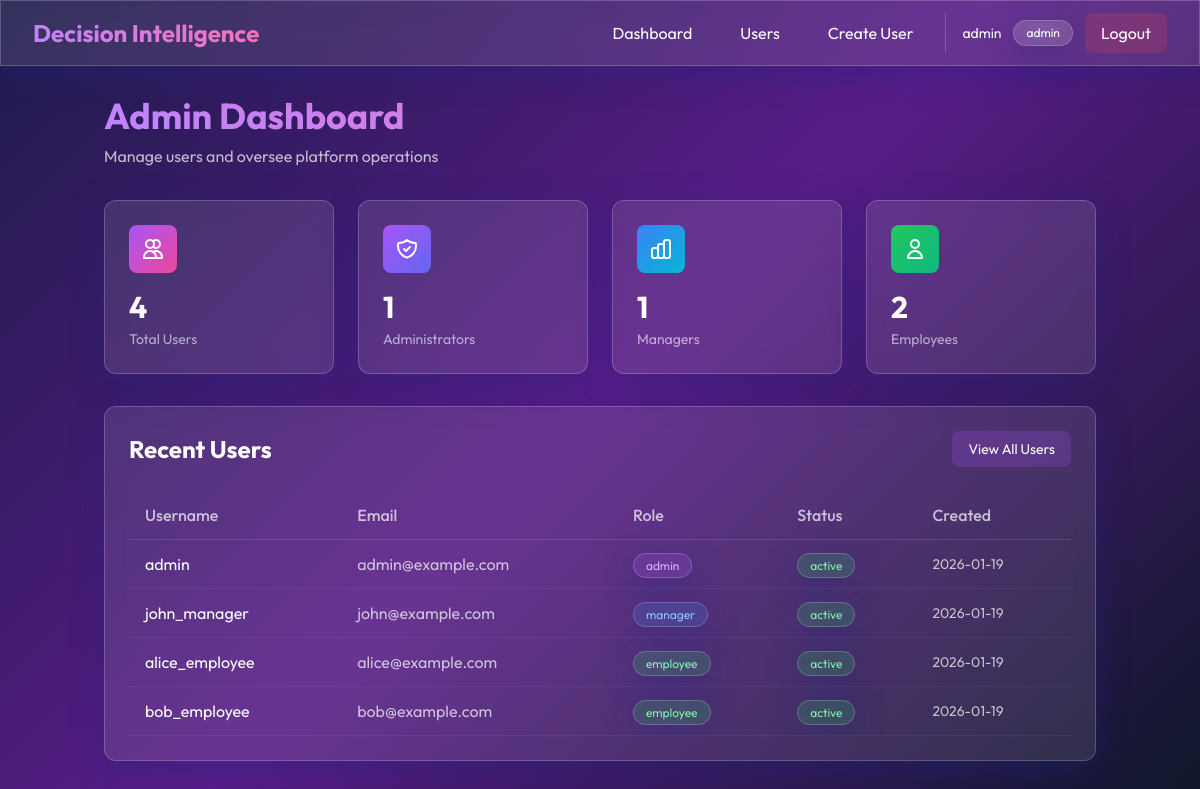
/admin/dashboard (signed in), run on an earlier commit of the app's database.
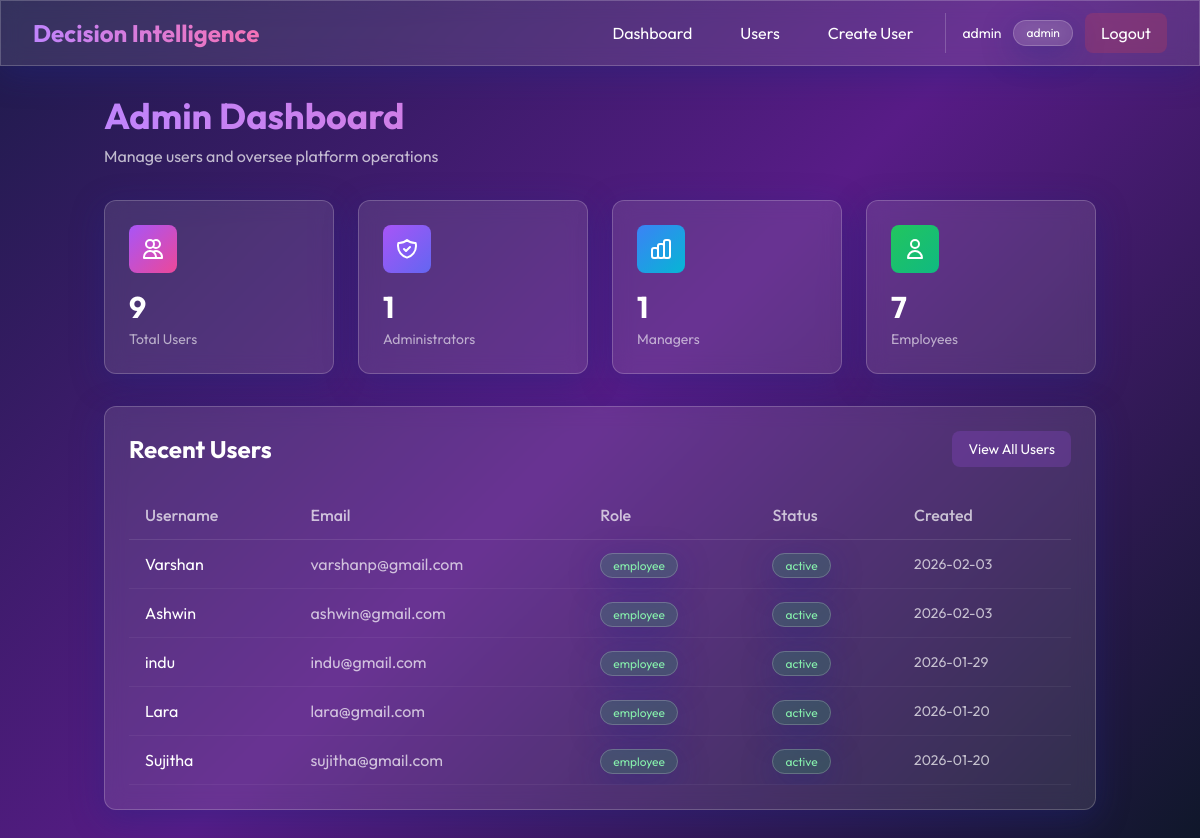
And on a later commit of the database.
### app.py (models this page shows, shortened)
class User(UserMixin, db.Model):
    id = db.Column(db.Integer, primary_key=True)
    username = db.Column(db.String(80), unique=True, nullable=False)
    email = db.Column(db.String(120), unique=True, nullable=False)
    password_hash = db.Column(db.String(200), nullable=False)
    role = db.Column(db.String(20), nullable=False)  # admin, manager, employee
    status = db.Column(db.String(20), default='active')
    created_at = db.Column(db.DateTime, default=datetime.utcnow)
    decisions = db.relationship('Decision', backref='creator', lazy=True)
    alerts = db.relationship('Alert', backref='user', lazy=True)

### app.py (the view)
@app.route('/admin/dashboard')
@login_required
def admin_dashboard():
    if current_user.role != 'admin':
        return redirect(url_for('landing'))
    users = User.query.all()
    total_users = len(users)
    admins = len([u for u in users if u.role == 'admin'])
    managers = len([u for u in users if u.role == 'manager'])
    employees = len([u for u in users if u.role == 'employee'])
    recent_users = User.query.order_by(User.created_at.desc()).limit(5).all()
    return render_template('admin_dashboard.html',
                         total_users=total_users,
                         admins=admins,
                         managers=managers,
                         employees=employees,
                         recent_users=recent_users)

### app.py (called while the page is built)
@login_manager.user_loader
def load_user(user_id):
    return User.query.get(int(user_id))

### templates/admin_dashboard.html (shortened to what the changed rows need)
{% extends "base.html" %}
{% block content %}
<div class="max-w-7xl mx-auto">
    <div class="mb-8 fade-in">
        <h1 class="text-4xl font-bold mb-2 bg-gradient-to-r from-purple-400 to-pink-400 bg-clip-text text-transparent">
        </h1>
    </div>
    <div class="grid grid-cols-1 md:grid-cols-2 lg:grid-cols-4 gap-6 mb-8">
        <div class="glass rounded-xl p-6 hover-lift fade-in" style="animation-delay: 0.1s">
            <div class="flex items-center justify-between mb-4">
                <div
                    class="w-12 h-12 rounded-lg bg-gradient-to-br from-purple-500 to-pink-500 flex items-center justify-center">
                </div>
            </div>
            <h3 class="text-3xl font-bold mb-1">{{ total_users }}</h3>
            <p class="text-white/60 text-sm">Total Users</p>
        </div>
        <div class="glass rounded-xl p-6 hover-lift fade-in" style="animation-delay: 0.4s">
            <div class="flex items-center justify-between mb-4">
                <div
                    class="w-12 h-12 rounded-lg bg-gradient-to-br from-green-500 to-emerald-500 flex items-center justify-center">
                </div>
            </div>
            <h3 class="text-3xl font-bold mb-1">{{ employees }}</h3>
            <p class="text-white/60 text-sm">Employees</p>
        </div>
    </div>
    <div class="glass rounded-xl p-6 fade-in" style="animation-delay: 0.5s">
        <div class="flex items-center justify-between mb-6">
            <h2 class="text-2xl font-bold">Recent Users</h2>
        </div>
        <div class="overflow-x-auto">
            <table class="w-full">
                <thead>
                    <tr class="border-b border-white/10">
                        <th class="text-left py-3 px-4 text-white/70 font-medium">Username</th>
                        <th class="text-left py-3 px-4 text-white/70 font-medium">Email</th>
                        <th class="text-left py-3 px-4 text-white/70 font-medium">Role</th>
                        <th class="text-left py-3 px-4 text-white/70 font-medium">Status</th>
                        <th class="text-left py-3 px-4 text-white/70 font-medium">Created</th>
                    </tr>
                </thead>
                <tbody>
                    {% for user in recent_users %}
                    <tr class="border-b border-white/5 hover:bg-white/5 transition">
                        <td class="py-3 px-4">{{ user.username }}</td>
                        <td class="py-3 px-4 text-white/70">{{ user.email }}</td>
                        <td class="py-3 px-4">
                            <span class="px-3 py-1 rounded-full text-xs glass
                                {% if user.role == 'admin' %}bg-purple-500/20 text-purple-300
                                {% elif user.role == 'manager' %}bg-blue-500/20 text-blue-300
                                {% else %}bg-green-500/20 text-green-300{% endif %}">
                                {{ user.role }}
                            </span>
                        </td>
                        <td class="py-3 px-4">
                            <span class="px-3 py-1 rounded-full text-xs glass
                                {% if user.status == 'active' %}bg-green-500/20 text-green-300
                                {% else %}bg-red-500/20 text-red-300{% endif %}">
                                {{ user.status }}
                            </span>
                        </td>
                        <td class="py-3 px-4 text-white/70 text-sm">{{ user.created_at.strftime('%Y-%m-%d') }}</td>
                    </tr>
                    {% endfor %}
                </tbody>
            </table>
        </div>
    </div>
</div>
{% endblock %}

### templates/base.html (shortened to what this page needs)
<!DOCTYPE html>
<html lang="en">
<head>
    <script src="https://cdn.tailwindcss.com"></script>
</head>
<body class="text-white">
    {% if current_user.is_authenticated %}
    <nav class="glass fixed top-0 left-0 right-0 z-50">
        <div class="max-w-7xl mx-auto px-4 sm:px-6 lg:px-8">
            <div class="flex justify-between items-center h-16">
                <div class="flex items-center">
                    <h1
                        class="text-2xl font-bold bg-gradient-to-r from-purple-400 to-pink-400 bg-clip-text text-transparent">
                    </h1>
                </div>
                <div class="hidden md:flex items-center space-x-4">
                    {% block nav_links %}
                    {% if current_user.role == 'admin' %}
                    <a href="{{ url_for('admin_dashboard') }}"
                        class="px-4 py-2 rounded-lg hover:bg-white/10 transition">Dashboard</a>
                    <a href="{{ url_for('admin_users') }}"
                        class="px-4 py-2 rounded-lg hover:bg-white/10 transition">Users</a>
                    <a href="{{ url_for('admin_create_user') }}"
                        class="px-4 py-2 rounded-lg hover:bg-white/10 transition">Create User</a>
                    {% endif %}
                    {% endblock %}
                    <div class="flex items-center space-x-3 ml-4 pl-4 border-l border-white/20">
                        <span class="text-sm">{{ current_user.username }}</span>
                        <span class="px-3 py-1 rounded-full text-xs glass">{{ current_user.role }}</span>
                        <a href="{{ url_for('logout') }}"
                            class="px-4 py-2 bg-red-500/20 hover:bg-red-500/30 rounded-lg transition">Logout</a>
                    </div>
                </div>
            </div>
        </div>
    </nav>
    <div class="h-16"></div>
    {% endif %}
    <main class="{% if current_user.is_authenticated %}container mx-auto px-4 py-8{% endif %}">
        {% block content %}{% endblock %}
    </main>
</body>
</html>

What changed in the data, as far as the page shows it:
no longer on one of the page's lists (row unchanged): User: username "admin", email "admin@example.com", role "admin", status "active", created_at "2026-01-19"
no longer on this page (row unchanged): User: username "john_manager", email "john@example.com", role "manager", status "active", created_at "2026-01-19"
no longer on this page (row unchanged): User: username "alice_employee", email "alice@example.com", role "employee", status "active", created_at "2026-01-19"
no longer on this page (row unchanged): User: username "bob_employee", email "bob@example.com", role "employee", status "active", created_at "2026-01-19"
added User: username "Varshan", email "varshanp@gmail.com", role "employee", status "active", created_at "2026-02-03"
added User: username "Ashwin", email "ashwin@gmail.com", role "employee", status "active", created_at "2026-02-03"
added User: username "indu", email "indu@gmail.com", role "employee", status "active", created_at "2026-01-29"
added User: username "Lara", email "lara@gmail.com", role "employee", status "active", created_at "2026-01-20"
added User: username "Sujitha", email "sujitha@gmail.com", role "employee", status "active", created_at "2026-01-20"
Also different on the page:
{{ total_users }}: "4" → "9"
{{ employees }}: "2" → "7"
